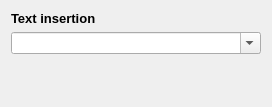
<?xml version="1.0" encoding="UTF-8"?>
<ui version="4.0">
 <class>WidgetInsertTextSetting</class>
 <widget class="QWidget" name="WidgetInsertTextSetting">
  <property name="geometry">
   <rect>
    <x>0</x>
    <y>0</y>
    <width>272</width>
    <height>107</height>
   </rect>
  </property>
  <property name="windowTitle">
   <string>Form</string>
  </property>
  <layout class="QVBoxLayout" name="verticalLayout">
   <item>
    <widget class="QLabel" name="label">
     <property name="font">
      <font>
       <pointsize>10</pointsize>
       <bold>true</bold>
      </font>
     </property>
     <property name="text">
      <string>Text insertion</string>
     </property>
    </widget>
   </item>
   <item>
    <widget class="HistoryComboBox" name="combox">
     <property name="editable">
      <bool>true</bool>
     </property>
     <property name="maxCount">
      <number>24</number>
     </property>
     <property name="insertPolicy">
      <enum>QComboBox::NoInsert</enum>
     </property>
    </widget>
   </item>
   <item>
    <widget class="WidgetPositionFixer" name="widgetPositionFixer">
     <property name="frameShape">
      <enum>QFrame::Box</enum>
     </property>
     <property name="frameShadow">
      <enum>QFrame::Raised</enum>
     </property>
    </widget>
   </item>
   <item>
    <spacer name="verticalSpacer">
     <property name="orientation">
      <enum>Qt::Vertical</enum>
     </property>
     <property name="sizeHint" stdset="0">
      <size>
       <width>20</width>
       <height>23</height>
      </size>
     </property>
    </spacer>
   </item>
  </layout>
 </widget>
 <customwidgets>
  <customwidget>
   <class>HistoryComboBox</class>
   <extends>QComboBox</extends>
   <header>widgets/historycombobox.h</header>
  </customwidget>
  <customwidget>
   <class>WidgetPositionFixer</class>
   <extends>QFrame</extends>
   <header>widgets/widgetpositionfixer.h</header>
   <container>1</container>
  </customwidget>
 </customwidgets>
 <resources/>
 <connections/>
</ui>
